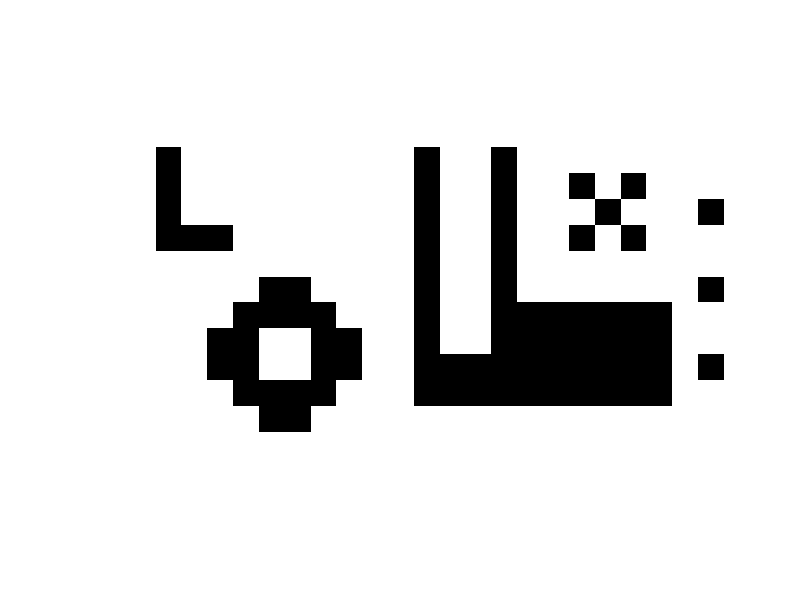

Here is the MATLAB script that generated this plot:
a = zeros(11,24);
for i = 1 : 11
   for j = 1 : 24
      a(i,j)  = 255;
   end
end

for i = 1:4 
   a(i,3) = 0;
end
for i=3:5
   a(4,i) = 0; 
end
for i = 7:8
   a(6,i)  = 0;
   a(11,i) = 0;
end
for i=6:9
   a(7,i) = 0; 
   a(10,i) = 0;
end
for i =5: 6
   a(8,i) = 0;
   a(8,i+4) = 0;
   a(9,i) = 0;
   a(9,i+4) = 0;
end
for i=1:10
   a(i,13) = 0; 
   a(i,16) = 0;
end
for i=13:22
    a(7,i) =0;
    a(8,i) =0;
   a(9,i) = 0;
   a(10,i) = 0;
end
for i=7:8
    a(i,14) = 255;
    a(i,15) = 255;
end
for i =1:3
   a(3.*i,24) = 0; 
end
for i=2:4
    for j =19:21
        if mod(i+j,2) == 1
            a(i,j) = 0;
        end
    end
end
big = zeros(110,240);
for i=1:11
    for j =1:24
        for k =1:10
            for l=1:10
                big(10.*(i-1) + k,10.*(j-1)+l) = a(i,j);
            end
        end
    end
end
figure();
imshow(big,[0,255]);
imwrite(big,'Q1_Part5_Image.png');